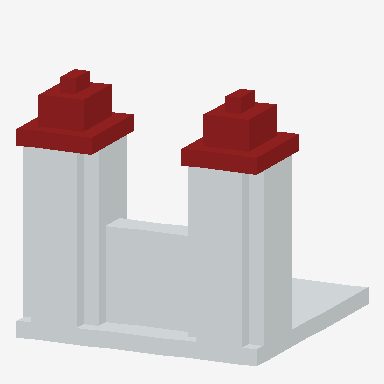
#> input picture benchmarks/references/architectural/castle.png, 384 x 384 px
$ python -i visual_analysis.py   (imports and definitions only)
#> lines starting #> are read from the running program, lines starting #| are printed output that depends on the picture; after the words box and inside, x2 and y2 are one past the last pixel; in counts of white or black regions, pixels touching at a corner belong together
#> further down, picture is the input picture: PIL image 384x384 RGB; mean R, G, B 215.9, 209.2, 209.6
"""Bounded, non-semantic foreground heuristics. Never present these as object recognition."""
from dataclasses import dataclass
import cv2
import numpy as np
from PIL import Image

@dataclass
class VisualEvidence:
    image: Image.Image
    mask: np.ndarray
    edges: np.ndarray
    data: dict


def preprocess(original, scope='object'):
#> called with scope = 'object'
    image = original.copy()
    image.thumbnail((768, 768))
    array = np.array(image.convert('RGB'))
    h, w = array.shape[:2]
#> h = 384; w = 384
    gray = cv2.cvtColor(array, cv2.COLOR_RGB2GRAY)
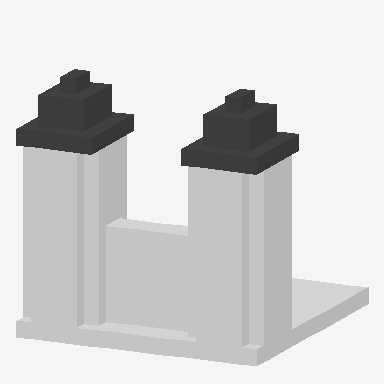
#> gray: shape (384, 384); min 55, max 245, mean 211.2
    edges = cv2.Canny(gray, 70, 150)
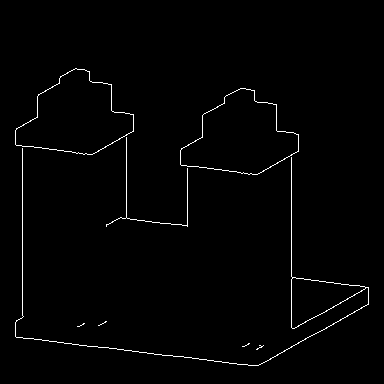
#> edges: shape (384, 384); 1.3% white in thin lines or dots, all inside (x1, y1, x2, y2) = (15, 68, 369, 366)
    border = np.concatenate((array[0], array[-1], array[:, 0], array[:, -1]))
#> border = 1536 rows, first 8: [245, 245, 245], [245, 245, 245], [245, 245, 245], [245, 245, 245], [245, 245, 245], [245, 245, 245], [245, 245, 245], [245, 245, 245]
    background = np.median(border, axis=0)
#> background = [245, 245, 245]
    distance = np.linalg.norm(array.astype(np.float32) - background, axis=2)
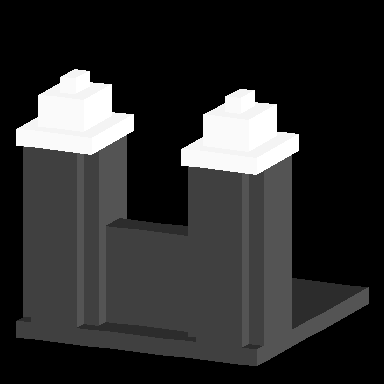
#> distance: shape (384, 384) float64; min 0, max 331.9, mean 58.9; drawn with min black and max white
    mask = (distance > 35).astype(np.uint8)
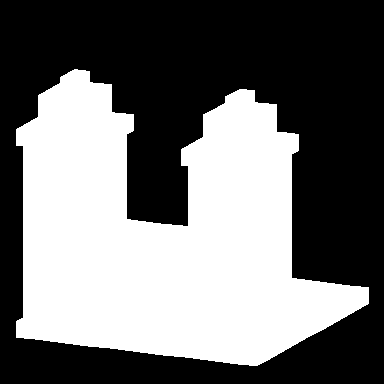
#> mask: shape (384, 384); values 0 (black) and 1 (white), 43.6% white; 1 white region, box (x1, y1, x2, y2) and area: (16, 69, 369, 366) 64351
    method = 'border_color'
    if scope == 'scene':
        mask[:] = 1
        method = 'full_scene'
    elif min(w, h) >= 20 and np.mean(np.linalg.norm(border-background, axis=1)) > 22:
        # Rectangle seed is only an approximation, confidence remains conservative.
        labels = np.zeros((h,w),np.uint8)
        try:
            cv2.setRNGSeed(0)
            cv2.grabCut(array, labels, (max(1,w//20),max(1,h//20),w-2*max(1,w//20),h-2*max(1,h//20)),
                        np.zeros((1,65)),np.zeros((1,65)),2,cv2.GC_INIT_WITH_RECT)
            mask = np.isin(labels,[cv2.GC_FGD,cv2.GC_PR_FGD]).astype(np.uint8)
            method = 'grabcut_rectangle'
        except cv2.error:
            pass
    occupancy = float(mask.mean())
#> occupancy = 0.436
    # Confidence is deliberately conservative. GrabCut may be useful on photos,
    # but only when one connected subject dominates and barely touches the frame.
    count, _, stats, _ = cv2.connectedComponentsWithStats(mask, connectivity=8)
#> count = 2; stats = [[0, 0, 384, 384, 83105], [16, 69, 353, 297, 64351]]
    areas = stats[1:, cv2.CC_STAT_AREA] if count > 1 else np.array([], dtype=int)
#> areas = [64351]
    largest_fraction = float(areas.max() / max(1, mask.sum())) if len(areas) else 0.0
#> largest_fraction = 1
    boundary = np.concatenate((mask[0], mask[-1], mask[:, 0], mask[:, -1]))
#> boundary = 1536 values from 0 to 0
    boundary_fraction = float(boundary.mean())
#> boundary_fraction = 0
    border_dispersion = float(np.mean(np.linalg.norm(border-background,axis=1)))
#> border_dispersion = 0
    confident = scope == 'object' and .02 < occupancy < .92 and (
        (method == 'border_color' and border_dispersion < 16 and largest_fraction > .5)
        or (method == 'grabcut_rectangle' and occupancy < .88
            and largest_fraction > .6 and boundary_fraction < .03)
    )
#> confident = True
    if occupancy < .005 or occupancy > .98:
        mask[:] = 1
        confident = False
        method = 'uncertain_full_frame'
    ys,xs = np.where(mask)
    x0,x1,y0,y1=int(xs.min()),int(xs.max()+1),int(ys.min()),int(ys.max()+1)
#> x0 = 16; x1 = 369; y0 = 69; y1 = 366
    cropped = mask[y0:y1,x0:x1]
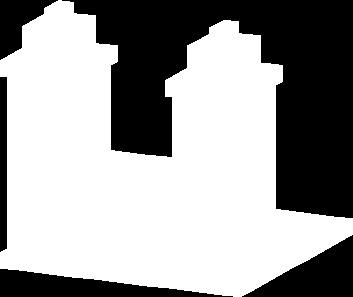
#> cropped: shape (297, 353); values 0 (black) and 1 (white), 61.4% white; 5 black regions, box (x1, y1, x2, y2) and area: (62, 0, 353, 218) 30761, (242, 235, 353, 297) 3454, (0, 269, 233, 297) 3374, (0, 0, 58, 60) 1688, (0, 77, 7, 252) 1213
    pixels = array[mask.astype(bool)]
    # Quantized histogram has deterministic order and bounded memory, no random clustering.
    quantized = (pixels // 32).astype(np.int32)
    codes = quantized[:, 0] * 64 + quantized[:, 1] * 8 + quantized[:, 2]
    counts = np.bincount(codes, minlength=512)
#> counts = 512 values, max 39666 at index 438, min 0 at index 0, mean 125.7
    indices = np.arange(512)
    unique = np.stack((indices // 64, (indices // 8) % 8, indices % 8), axis=1) * 32 + 16
    order = np.argsort(-counts, kind='stable')[:6]
#> order = [438, 365, 256, 192, 265, 0]
    order = order[counts[order] > 0]
#> order = [438, 365, 256, 192, 265]
    lines = cv2.HoughLinesP(edges,1,np.pi/180,threshold=40,minLineLength=max(10,min(w,h)//5),maxLineGap=8)
#> lines = [[291, 327, 291, 154], [16, 337, 175, 356], [22, 317, 22, 146], [258, 365, 368, 304], [15, 144, 92, 154], [172, 355, 249, 365], [126, 217, 126, 134]]
    line_data=[] if lines is None else [[int(n) for n in line[0]] for line in lines[:12]]
#> line_data has the same summary as lines
    return VisualEvidence(image,mask,edges,{
        'originalResolution':list(original.size),'processedResolution':[w,h],
        'boundingBox':{'x':x0,'y':y0,'width':x1-x0,'height':y1-y0},
        'projectedAspectRatio':round((x1-x0)/(y1-y0),4), 'occupancy':round(float(mask.mean()),4),
        'center':[round(float(xs.mean())/w,4),round(float(ys.mean())/h,4)],
        'horizontalSymmetry':round(float((cropped==cropped[:,::-1]).mean()),4),
        'dominantColors':[{'rgb':unique[i].tolist(),'fraction':round(float(counts[i]/len(pixels)),4)} for i in order],
        'brightFraction':round(float((gray[mask.astype(bool)]>200).mean()),4),
        'darkFraction':round(float((gray[mask.astype(bool)]<60).mean()),4),
        'dominantLines':line_data,'segmentationMethod':method,'segmentationConfident':confident,
        'segmentationQuality':{'largestComponentFraction':round(largest_fraction,4),
                               'boundaryFraction':round(boundary_fraction,4)},
        'perspective':'not calibrated; projected ratio is NOT the real 3D width/height',
    })

>>> from PIL import Image
>>> picture = Image.open('../../../benchmarks/references/architectural/castle.png')
>>> result = preprocess(picture)

$ run again, on benchmarks/references/architectural/simple_house.png
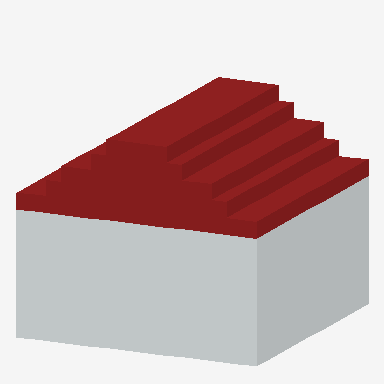
#> input picture benchmarks/references/architectural/simple_house.png, 384 x 384 px
#> picture is the input picture: PIL image 384x384 RGB; mean R, G, B 202.3, 180.8, 181.1
#> in preprocess, `edges = cv2.Canny(gray, 70, 150)`:
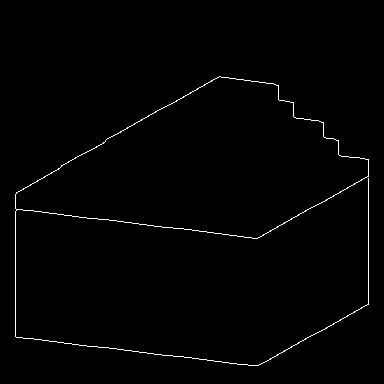
#> edges: shape (384, 384); 0.98% white in thin lines or dots, all inside (x1, y1, x2, y2) = (15, 76, 369, 366)
#> border = 1536 rows, first 8: [245, 245, 245], [245, 245, 245], [245, 245, 245], [245, 245, 245], [245, 245, 245], [245, 245, 245], [245, 245, 245], [245, 245, 245]
#> background = [245, 245, 245]
#> mask: shape (384, 384); values 0 (black) and 1 (white), 53.1% white; 1 black region, box (x1, y1, x2, y2) and area: (0, 0, 384, 384) 69191
#> occupancy = 0.531
#> count = 2; stats = [[0, 0, 384, 384, 69191], [16, 77, 353, 289, 78265]]
#> areas = [78265]
#> largest_fraction = 1
#> boundary = 1536 values from 0 to 0
#> boundary_fraction = 0
#> confident = True
#> x0 = 16; x1 = 369; y0 = 77; y1 = 366
#> in preprocess, `cropped = mask[y0:y1,x0:x1]`:
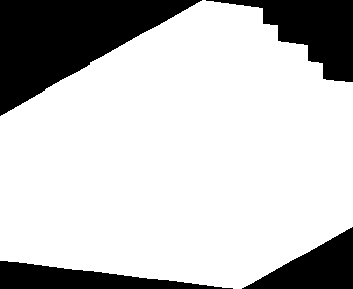
#> cropped: shape (289, 353); values 0 (black) and 1 (white), 76.7% white; 4 black regions, box (x1, y1, x2, y2) and area: (0, 0, 202, 116) 11665, (206, 0, 353, 82) 5259, (242, 227, 353, 289) 3454, (0, 261, 233, 289) 3374
#> counts = 512 values, max 30840 at index 438, min 0 at index 0, mean 152.9
#> in preprocess, `order = np.argsort(-counts, kind='stable')[:6]`: order = [438, 365, 265, 256, 192, 0]
#> in preprocess, `order = order[counts[order] > 0]`: order = [438, 365, 265, 256, 192]
#> lines = [[15, 208, 257, 238], [368, 304, 368, 159], [15, 336, 252, 365], [105, 140, 220, 76], [15, 335, 15, 194], [258, 365, 366, 305], [258, 237, 366, 177]]
#> line_data has the same summary as lines
